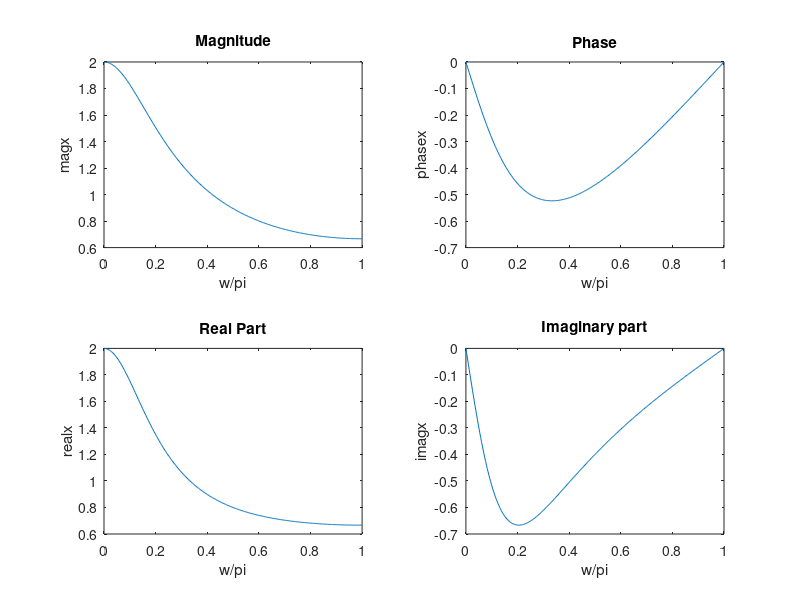

MATLAB code for this plot:
w=0:0.01:pi;
num=[1];
den=[1 -0.5];
xw=freqz(num,den,w);
magx=abs(xw);
phasex=angle(xw);
realx=real(xw);
imagx=imag(xw);
subplot(2,2,1);
plot(w/pi,magx);
xlabel('w/pi');
ylabel('magx');
title('Magnitude');
subplot(2,2,2);
plot(w/pi,phasex);
xlabel('w/pi');
ylabel('phasex');
title('Phase');
subplot(2,2,3);
plot(w/pi,realx);
xlabel('w/pi');
ylabel('realx');
title('Real Part');
subplot(2,2,4);
plot(w/pi,imagx);
xlabel('w/pi');
ylabel('imagx');
title('Imaginary part');
